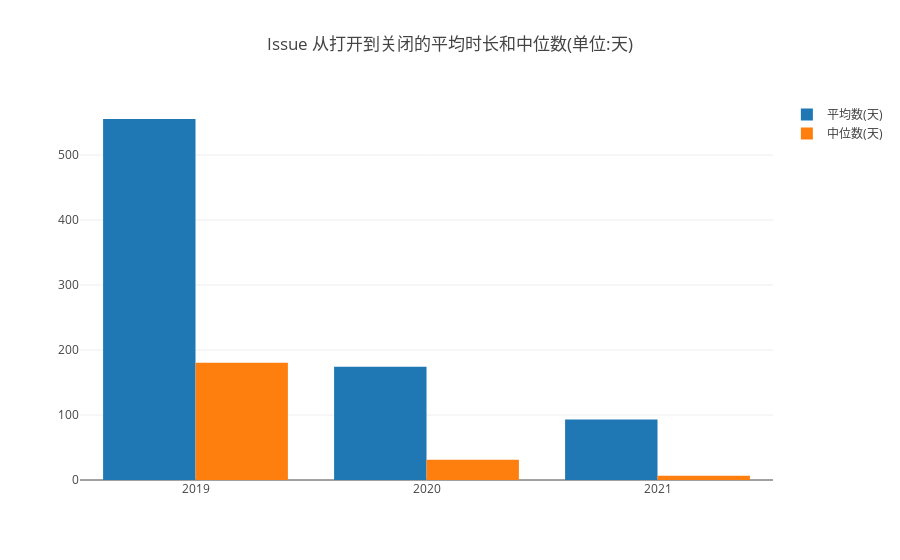

The cell this chart's notebook holds for it:
### Code cell
var x_axis_issue = []
var y_axis_issue_average = []
var y_axis_issue_mid = []
for(let i = 0; i < res_minus.length-1; i++){
    for(let j = 0; j <res_minus.length-1; j++){
        if(res_minus[j]['year'] > res_minus[j+1]['year']){
            var current = res_minus[j]
            res_minus[j] = res_minus[j+1]
            res_minus[j+1] = current
        }
    }
}
for (var i=0;i<res_minus.length;i++){
    if(res_minus[i]['average']!=null){
        x_axis_issue.push(res_minus[i]['year']);
        y_axis_issue_average.push(res_minus[i]['average']/(60*24));
        y_axis_issue_mid.push(res_minus[i]['mid']/(60*24));
    }
}
openDigger.render.plotly([
        {x: x_axis_issue, y:  y_axis_issue_average, type: 'bar',name:'平均数(天)'},
    {x: x_axis_issue, y:  y_axis_issue_mid, type: 'bar',name:'中位数(天)'}
    ], {
        title: 'Issue 从打开到关闭的平均时⻓和中位数(单位:天)',
    })

### Figure 1 — Plotly figure (JSON) as saved in the notebook; plotly's stock layout.template omitted (floating-point values rounded to 4 significant figures)
{"data": [{"name": "平均数(天)", "type": "bar", "x": [2019, 2020, 2021], "y": [555.4, 174.1, 93.06]}, {"name": "中位数(天)", "type": "bar", "x": [2019, 2020, 2021], "y": [180.6, 31.11, 6.548]}], "layout": {"autosize": true, "title": {"text": "Issue 从打开到关闭的平均时⻓和中位数(单位:天)"}, "xaxis": {"autorange": true, "range": [2018.0, 2022.0], "type": "linear"}, "yaxis": {"autorange": true, "range": [0, 584.7], "type": "linear"}}}
